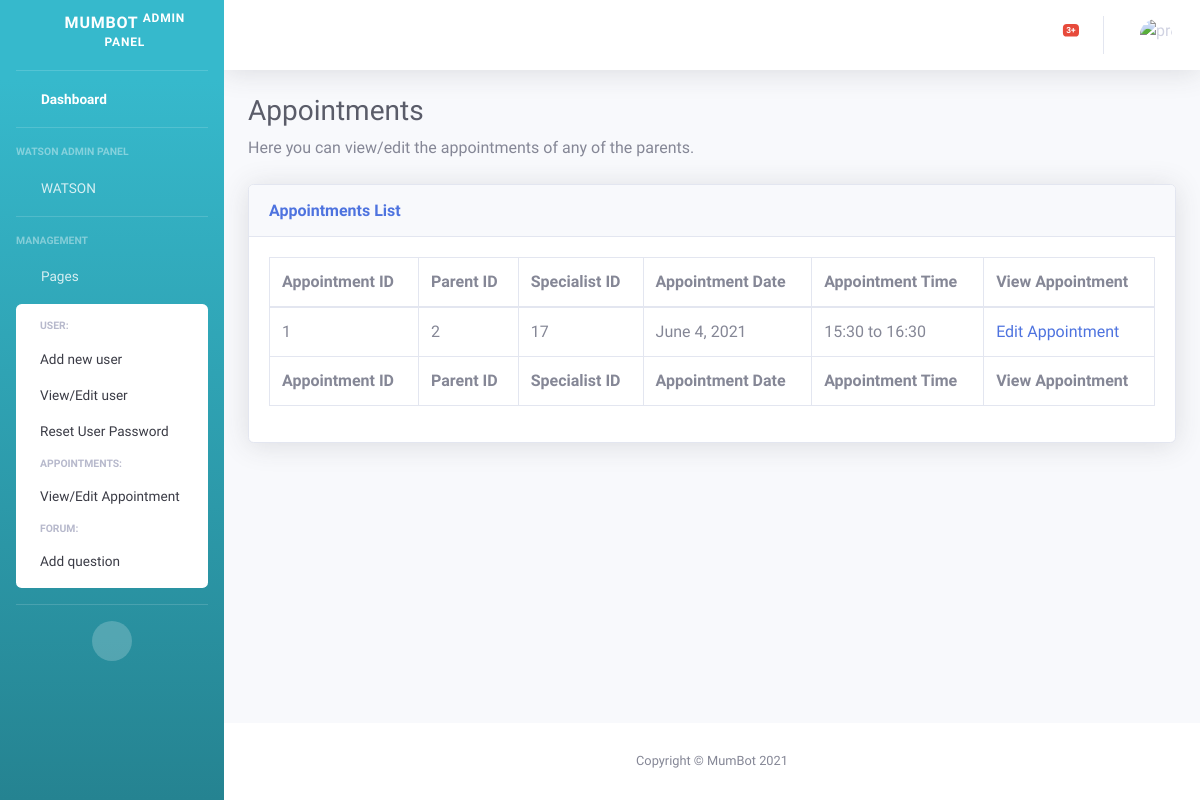
Page /grad/appointments.html on the committed database.
### grad/models.py (models this page shows, shortened)
class VideoSession(models.Model):
    parent_id = models.ForeignKey(Parent, on_delete=models.CASCADE, related_name="VideoSessions")
    video_price = models.FloatField(default=50)
    video_duration_in_minutes = models.IntegerField(default= 60)
    video_slot = models.ForeignKey(Slots, on_delete=models.CASCADE)

class User(models.Model):
    user_password = models.CharField(max_length=32)
    user_name = models.CharField(max_length=25)
    user_phone = models.CharField(max_length=15)
    user_email = models.EmailField(max_length=254)
    user_role = models.IntegerField()

class Slots(models.Model):
    schedule_specialist = models.ForeignKey(Specialist, on_delete=models.CASCADE)
    free_day = models.CharField(max_length=20, default="")
    slot_date = models.DateField(auto_now=False, auto_now_add=False, default="2000-01-01")
    slot_start_time = models.TimeField(auto_now=False, auto_now_add=False)
    slot_end_time = models.TimeField(auto_now=False, auto_now_add=False)
    slot_start_time_integer = models.IntegerField(default=0)
    booked = models.BooleanField(default=0)

### grad/views.py (the view)
# urls.py: path("appointments.html", views.appointments, name="appointments"),
def appointments(request):
    return render(request, "grad/appointments.html", {
        "appointments": VideoSession.objects.all(),
    })

### grad/models.py (called while the page is built)
    def __str__(self):
        return f"{self.id}"

    def __str__(self):
        return f"{self.id}"

### grad/templates/grad/appointments.html (shortened to what this page needs)
<!DOCTYPE html>
<html lang="en">
<head>
    {% load static %}
    <link href="{% static 'grad/vendor/fontawesome-free/css/all.min.css' %}" rel="stylesheet" type="text/css">
    <link href="{% static 'grad/css/sb-admin-2.min.css' %}" rel="stylesheet">
    <link href="{% static 'grad/vendor/datatables/dataTables.bootstrap4.min.css' %}" rel="stylesheet">
</head>
<body id="page-top">
    <div id="wrapper">
        {% include "grad/sidebar.html" %}
        <div id="content-wrapper" class="d-flex flex-column">
            <div id="content">
                {% include "grad/navbar.html" %}
                <div class="container-fluid">
                    <h1 class="h3 mb-2 text-gray-800">Appointments</h1>
                    <p class="mb-4">Here you can view/edit the appointments of any of the parents.</p>
                    <div class="card shadow mb-4">
                        <div class="card-header py-3">
                            <h6 class="m-0 font-weight-bold text-primary">Appointments List</h6>
                        </div>
                        <div class="card-body">
                            <div class="table-responsive">
                                <table class="table table-bordered table-hover" id="dataTable" width="100%"
                                    cellspacing="0">
                                    <thead>
                                        <tr>
                                            <th>Appointment ID</th>
                                            <th>Parent ID</th>
                                            <th>Specialist ID</th>
                                            <th>Appointment Date</th>
                                            <th>Appointment Time</th>
                                            <th>View Appointment</th>
                                        </tr>
                                    </thead>
                                    <tfoot>
                                        <tr>
                                            <th>Appointment ID</th>
                                            <th>Parent ID</th>
                                            <th>Specialist ID</th>
                                            <th>Appointment Date</th>
                                            <th>Appointment Time</th>
                                            <th>View Appointment</th>
                                        </tr>
                                    </tfoot>
                                    <tbody>
                                        {% for app in appointments %}
                                        <tr>
                                            <td>{{app.id}}</td>
                                            <td>{{app.parent_id}}</td>
                                            <td>{{app.video_slot.schedule_specialist}}</td>
                                            <td>{{app.video_slot.slot_date}}</td>
                                            <td>{{app.video_slot.slot_start_time|date:"H:i"}} to {{app.video_slot.slot_end_time|date:"H:i"}}</td>
                                            <td><a href="{% url 'editappointment' app.id %}">Edit Appointment</a></td>
                                        </tr>
                                        {% endfor %}
                                    </tbody>
                                </table>
                            </div>
                        </div>
                    </div>
                </div>
            </div>
            <footer class="sticky-footer bg-white">
                <div class="container my-auto">
                    <div class="copyright text-center my-auto">
                        <span>Copyright &copy; MumBot 2021</span>
                    </div>
                </div>
            </footer>
        </div>
    </div>
</body>
</html>

### rows in the picture
VideoSession: id "1", parent_id "2", video_slot.schedule_specialist "17", video_slot.slot_date "June 4, 2021", video_slot.slot_start_time "15:30", video_slot.slot_end_time "16:30"
